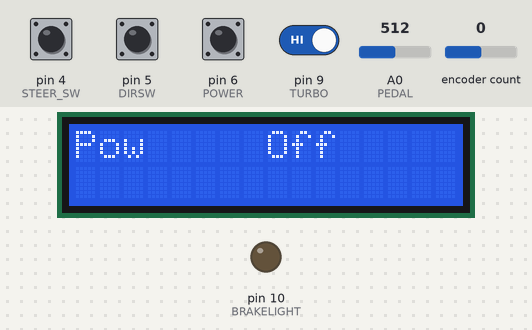
This sketch was run on a simulated Arduino Nano, built with avr-gcc and run on an emulated ATmega328P. Shown: 16×2 character LCD, output pins drawn as LEDs (lit = HIGH). Inputs (shaded band) come from the test bench; at power-on: pin 4 (STEER_SW), pin 5 (DIRSW), pin 6 (POWER), pin 9 (TURBO) HIGH, A0 (PEDAL) = 512, encoder count 0. What the sketch prints to the serial monitor is not drawn.

Above: at 2.2 s.
2.3 s: pin 6 (POWER) pulled LOW for 1 s
At 4.6 s:
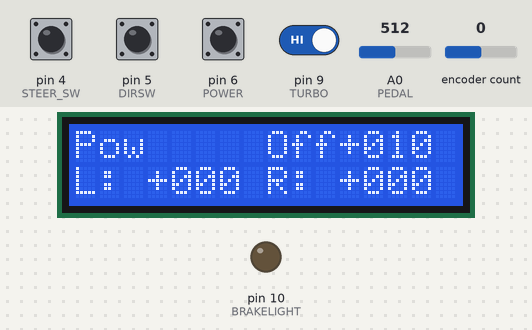
5.1 s: A0 (PEDAL) set to 230
6.6 s: A0 (PEDAL) set to 203
At 7.5 s:
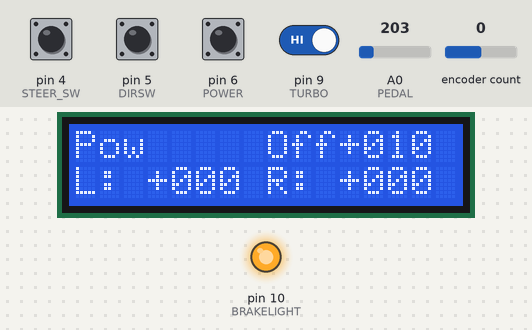
8.1 s: pin 6 (POWER) pulled LOW for 1 s
At 9.0 s:
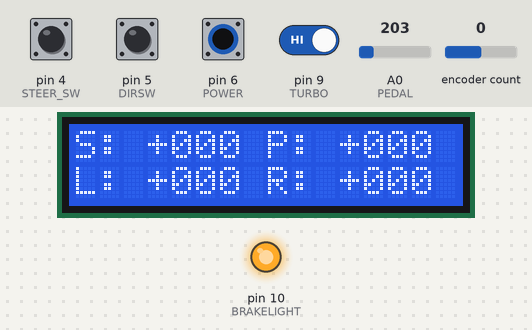
10.7 s: pin 6 (POWER) driven LOW and pin 9 (TURBO) driven LOW
At 11.3 s:
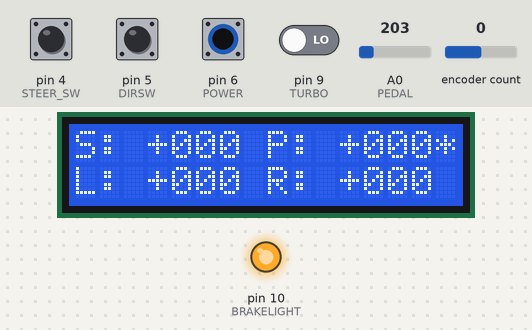
12.3 s: encoder count set to -1
At 13.2 s:
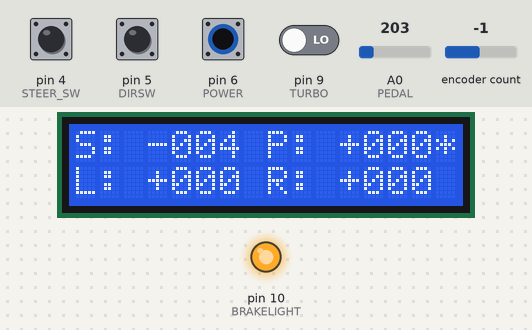
Timing chart, 0 to 15.0 s (numbered marks = the images above; inputs shaded):
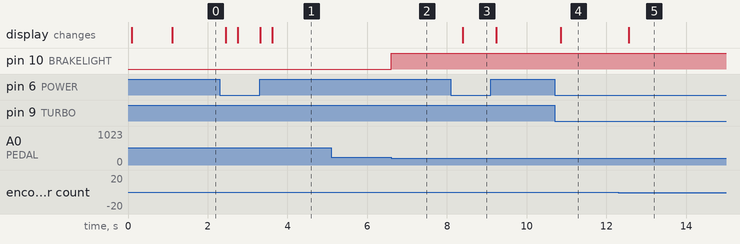

Measured:
- the behaviour switches between 218 and 217 on A0 (PEDAL) (found by bisection; images 1 and 2)
- after the input at 2.3 s, the display: first changes after 0.16 s (image 1 shows a later state)
- after the input at 5.1 s, every drawn part: stays the same
- after the input at 6.6 s, pin 10 (BRAKELIGHT): LOW → HIGH at once
- after the input at 8.1 s, the display: changes after 0.29 s (image 3)
- after the input at 10.7 s, the display: changes after 0.15 s (image 4)
- after the input at 12.3 s, the display: changes after 0.26 s (image 5)

The sketch:

GoKartV32.ino
```cpp
/*
 * Author: Lucas Ruebsamen
 * Date: December 28, 2021
 *
 * Version 1.1 - Updated Jan 14, 2022
 * Version 1.4 - Updated Feb 9, 2022
 * Version 3.0 - Updated March 16, 2022
 * Version 3.1 - Updated April 20, 2022
 *
 * Changelog:
 * 1.0 - Original Version using Differential Steering
 * 1.1 - Remove reverse ability
 * 1.2 - Interrupt to count wheel rotation sensors (hall effect sensor)
 * 1.3 - Implement PID motor control
 * 1.4 - 500ms Timer2 interrupt to average wheel encoder counts.
 * 3.0 - Move to Cytron Driver board (serial) and steering encoder
 * 3.1 - Brake on Startup (Safety Feature)
 * 3.2 - Soft Acceleration
 *
 * Notes: Differential steering control using two BTS7960 motor drivers
 *        driving two 250W Scooter motors.
 *
 * Differential Steering Library: https://github.com/edumardo/DifferentialSteering
 * LCD Library: https://github.com/mrkaleArduinoLib/LiquidCrystal_I2C
 * PID Lbirary: https://github.com/imax9000/Arduino-PID-Library
 */

// SmartDriveDuo-60 Simplied Serial Mode (115200 baud) DIP SW SETTINGS:
// 11011100

/*
 * Timer0 - used for millis() micros() delay()… and is on pin 5, 6
 * Timer1 - 16bit timer is on pin 9, 10
 * Timer2 - 8bit timer is on pin 3, 11
 *
 */

#include <Wire.h>
#include <LiquidCrystal_I2C.h>
//#include "QuickPID.h"
//#include <MsTimer2.h>
//#include "DifferentialSteering.h"
#include <Encoder.h>

//#define PIDCONT

// PWM PINS on NANO: 3,5,6,9,10,11
// INTERRUPT PINS ON NANO: 2,3

// STEERING SENSOR (Rotary Encoder)
const uint8_t STEER_A = 7;
const uint8_t STEER_B = 8;
const uint8_t STEER_SW = 4;

//Pedal sensor pin
const uint8_t PEDAL = A0;

//turbo pin
const uint8_t TURBO = 9;

//power switch
const uint8_t POWER = 6;

//direction switch
const uint8_t DIRSW = 5;

//brake light
const uint8_t BRAKELIGHT = 10;

// differential steering
//const int brakeThreshold = 0;
//const int fPivYLimit = 32;  // 0 - 127 (A greater value will assign more of the joystick's range to pivoting) - default 32
//DifferentialSteering DiffSteer;

// instantiate our objects
LiquidCrystal_I2C lcd(0x27,16,2);  // set the LCD address to 0x27 for a 16 chars and 2 line display
Encoder steerEncoder(STEER_A, STEER_B);

const unsigned int sampleTime = 256;  // LCD UPDATE INTERVAL
const unsigned int accelTime = 500;   // ACCEL UPDATE INTERVAL
unsigned long lastMillis = 0;
unsigned long lastMillisAccel = 0;
volatile uint16_t avgLeft = 0;
volatile uint16_t avgRight = 0;
int pedalPos;
int desiredPedalPos = 0;

// Update Acceleration
void updateAccel()
{
  if (desiredPedalPos < pedalPos) {
    pedalPos = desiredPedalPos;
  } else {
    int diff = ceil( ((float)(desiredPedalPos - pedalPos))*(0.1f) );

    if (pedalPos > 30) {
      diff = 1; // slow down acceleration at top speed.
    }
    pedalPos += diff;
    if (pedalPos > desiredPedalPos) {
      pedalPos = desiredPedalPos;
    }
  }
}

// Run Once - Setup
void setup()
{
  Serial.begin(115200);
  // setup pins for speed sensors
  //pinMode(R_SEN, INPUT);
  //pinMode(L_SEN, INPUT);

  // pin for rotary switch
  pinMode(STEER_SW, INPUT_PULLUP);

  // setup pin for analog accelerator pedal
  pinMode(PEDAL, INPUT);
  pinMode(TURBO, INPUT_PULLUP);

  // setup pin for Power Switch
  pinMode(POWER, INPUT_PULLUP);

  pinMode(DIRSW, INPUT_PULLUP);
  pinMode(BRAKELIGHT, OUTPUT);

  // set initial speed to 0 for motor driver
  Serial.write(0b01000000);
  Serial.write(0b11000000);
  pedalPos = 0;
  desiredPedalPos = 0;

  lcd.init();                      // initialize the lcd
  lcd.backlight();
  lcd.clear();
  lcd.print("GoKart v3.2");
  lcd.setCursor(0,1);
  lcd.print("Lucas Ruebsamen");
  delay(1000);
  lcd.clear();
  //DiffSteer.begin(fPivYLimit);
}

long positionSteering = -999;
bool turboMode = false;
bool powerSwitch = false;
uint8_t direction = 1;  // current direction -- 1 is forward, 0 is reverse
uint8_t dirSwitch = 1;  // direction switch

// 0 = 0v to 1023 = 5v
// we need 0 - 127
void loop()
{
  char sVal[5];

  // read steering encoder
  positionSteering = steerEncoder.read();

  // reset encoder on button push
  if(digitalRead(STEER_SW) == LOW) {
    steerEncoder.write(0);
  }

  // read accelerator pedal (185 - 855)
  // Note: Cytron Driver - Serial mode takes 6 bit speed input (0 - 63)
  desiredPedalPos = analogRead(PEDAL);
  desiredPedalPos = map(desiredPedalPos, 186, 855, 0, 63);

  // brake enabled
  if (desiredPedalPos <= 2) {
    desiredPedalPos = 0;
    digitalWrite(BRAKELIGHT, HIGH);
    direction = dirSwitch;
  } else {
    digitalWrite(BRAKELIGHT, LOW);
  }

  if (desiredPedalPos >= 63) {
    desiredPedalPos = 63;
  }

  //read dir switch
  if (digitalRead(DIRSW) == LOW) {
    dirSwitch = 1;  // forward
  } else {
    dirSwitch = 0; // reverse
  }

  // read turbo switch
  if (digitalRead(TURBO) == LOW) {
    turboMode = true;
  } else {
    desiredPedalPos = floor(desiredPedalPos * 0.65);
    turboMode = false;
  }

  if (digitalRead(POWER) == LOW) {
    powerSwitch = true;
  } else {
    powerSwitch = false;
  }

  // if we want to go slower, immediately reduce speed
  if (desiredPedalPos < pedalPos) {
    pedalPos = desiredPedalPos;
  }

  // take pedal position and steering position and compute motor output

  // compute left motor
  unsigned char leftVal = pedalPos & 0b00111111;
  leftVal = (leftVal | 0b00000000) | (direction << 6);
  // compute right motor
  unsigned char rightVal = pedalPos & 0b00111111;
  rightVal = (rightVal | 0b10000000) | (direction << 6);

  // set motor direction
  //if (direction) {
  //  leftVal = leftVal | (1 << 6);
  //  rightVal = rightVal | (1 << 6);
  //}

  // Write serial data to motor driver
  if (powerSwitch) {
    // power is on, control motors
    Serial.write(leftVal);
    Serial.write(rightVal);
  } else {
    // power is off, motors disabled
    Serial.write(0b01000000);
    Serial.write(0b11000000);
  }

  // HANDLE ACCELERATION UPDATES HERE
  if (millis() - lastMillisAccel >= accelTime) {
    updateAccel();
    lastMillisAccel = millis();
  }

  // HANDLE LCD UPDATES HERE
  if (millis() - lastMillis >= sampleTime) {
    // 500ms has elapsed since last lcd update, time to update again
    lcd.setCursor(0,0); // col 0, row 0
    if (powerSwitch) {
      lcd.print("S: ");
      sprintf(sVal, "%+04d", (int)positionSteering);
      lcd.printstr(sVal);

      lcd.setCursor(8,0); // col 0, row 1
      lcd.print("P: ");

      if (turboMode == true) {
        sprintf(sVal,"%+04d*", (int)pedalPos);
      }else {
        sprintf(sVal,"%+04d ", (int)pedalPos);
      }
      lcd.printstr(sVal);

      lcd.setCursor(0,1); // col 0, row 1
      lcd.print("L: ");
      //lcd.print(xValue);
      sprintf(sVal,"%+04d", (int)avgLeft);
      lcd.printstr(sVal);

      lcd.setCursor(8,1);   // col 8, row 1
      lcd.print("R: ");
      sprintf(sVal,"%+04d", (int)avgRight);
      lcd.printstr(sVal);
    } else {
      lcd.print("Pow     Off");
    }
    lastMillis = millis();
  }
}
```
